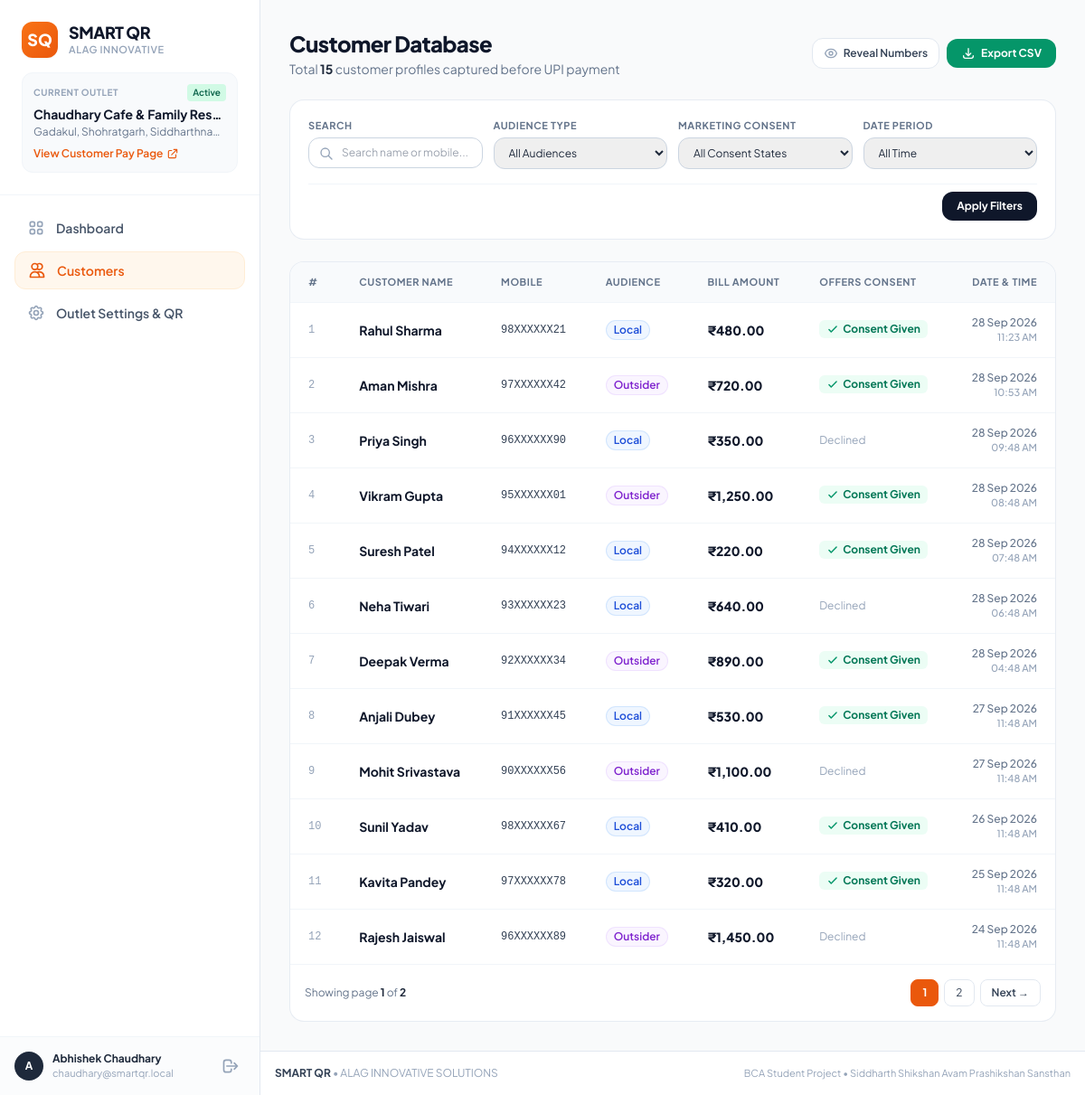
The page /admin/customers.php (signed in) on the database its author committed.
### tables this page shows
CREATE TABLE `restaurants` (
  `id` INT AUTO_INCREMENT PRIMARY KEY,
  `name` VARCHAR(150) NOT NULL,
  `slug` VARCHAR(100) NOT NULL UNIQUE,
  `logo` VARCHAR(255) NULL,
  `address` TEXT NOT NULL,
  `phone` VARCHAR(20) NOT NULL,
  `upi_id` VARCHAR(100) NOT NULL,
  `description` TEXT NULL,
  `created_at` DATETIME DEFAULT CURRENT_TIMESTAMP,
  `updated_at` DATETIME DEFAULT CURRENT_TIMESTAMP ON UPDATE CURRENT_TIMESTAMP,
  INDEX `idx_restaurant_slug` (`slug`)
);

CREATE TABLE `customers` (
  `id` INT AUTO_INCREMENT PRIMARY KEY,
  `restaurant_id` INT NOT NULL,
  `name` VARCHAR(100) NOT NULL,
  `mobile` VARCHAR(15) NOT NULL,
  `customer_type` ENUM('Local', 'Outsider') NOT NULL DEFAULT 'Local',
  `bill_amount` DECIMAL(10, 2) NOT NULL,
  `marketing_consent` TINYINT(1) NOT NULL DEFAULT 0,
  `created_at` DATETIME DEFAULT CURRENT_TIMESTAMP,
  INDEX `idx_customer_restaurant` (`restaurant_id`),
  INDEX `idx_customer_mobile` (`mobile`),
  INDEX `idx_customer_created_at` (`created_at`),
  INDEX `idx_customer_type` (`customer_type`),
  CONSTRAINT `fk_customers_restaurant`
    FOREIGN KEY (`restaurant_id`) REFERENCES `restaurants` (`id`)
    ON DELETE CASCADE ON UPDATE CASCADE
);

### admin/customers.php (the view, shortened to what the rows shown need)
<?php
require_once __DIR__ . '/../includes/auth_check.php';
require_once __DIR__ . '/../includes/header.php';
$restaurantId = (int)$currentRestaurant['id'];
$db = get_db();
$page      = max(1, (int)($_GET['page'] ?? 1));
$perPage   = 12;
$where = ["restaurant_id = ?"];
$params = [$restaurantId];
$whereClause = implode(" AND ", $where);
$offset = ($page - 1) * $perPage;
$dataSql = "SELECT * FROM customers WHERE {$whereClause} ORDER BY created_at DESC LIMIT {$perPage} OFFSET {$offset}";
$dataStmt = $db->prepare($dataSql);
$dataStmt->execute($params);
$customers = $dataStmt->fetchAll();
?>
<div class="p-4 sm:p-6 lg:p-8 max-w-7xl w-full mx-auto space-y-6">
    <div class="flex flex-col sm:flex-row sm:items-center justify-between gap-4">
        <div>
            <h1 class="text-xl sm:text-2xl font-black text-slate-900 tracking-tight">Customer Database</h1>
        </div>
    </div>
    <div class="bg-white rounded-2xl border border-slate-200/80 shadow-xs overflow-hidden">
        <?php if (empty($customers)): ?>
        <div class="p-12 text-center text-slate-400">
            <svg class="w-12 h-12 mx-auto text-slate-300 mb-3" fill="none" stroke="currentColor" viewBox="0 0 24 24"><path stroke-linecap="round" stroke-linejoin="round" stroke-width="1.5" d="M19 11H5m14 0a2 2 0 012 2v6a2 2 0 01-2 2H5a2 2 0 01-2-2v-6a2 2 0 012-2m14 0V9a2 2 0 00-2-2M5 11V9a2 2 0 012-2m0 0V5a2 2 0 012-2h6a2 2 0 012 2v2M7 7h10"/></svg>
            <h3 class="text-sm font-bold text-slate-700 mb-1">No customers match your criteria</h3>
            <p class="text-xs text-slate-500 mb-4">Try clearing or adjusting your search filters.</p>
            <a href="customers.php" class="text-xs font-bold text-brand-600 hover:underline">Reset all filters</a>
        </div>
        <?php else: ?>
        <div class="hidden md:block overflow-x-auto">
            <table class="w-full text-left text-sm text-slate-600">
                <thead class="bg-slate-50 text-[11px] font-bold text-slate-500 uppercase tracking-wider border-b border-slate-100">
                    <tr>
                        <th class="py-3 px-5">#</th>
                        <th class="py-3 px-5">Customer Name</th>
                        <th class="py-3 px-5">Mobile</th>
                        <th class="py-3 px-5">Audience</th>
                        <th class="py-3 px-5">Bill Amount</th>
                        <th class="py-3 px-5">Offers Consent</th>
                        <th class="py-3 px-5 text-right">Date &amp; Time</th>
                    </tr>
                </thead>
                <tbody class="divide-y divide-slate-100">
                    <?php foreach ($customers as $idx => $c): ?>
                    <tr class="hover:bg-slate-50/60 transition">
                        <td class="py-3.5 px-5 text-xs text-slate-400 font-mono">
                            <?= $offset + $idx + 1 ?>
                        </td>
                        <td class="py-3.5 px-5 font-bold text-slate-900">
                            <?= e($c['name']) ?>
                        </td>
                        <td class="py-3.5 px-5 font-mono text-xs text-slate-700">
                            <span class="customer-phone" data-masked="<?= e(mask_mobile($c['mobile'])) ?>" data-full="<?= e($c['mobile']) ?>">
                                <?= e(mask_mobile($c['mobile'])) ?>
                            </span>
                        </td>
                        <td class="py-3.5 px-5">
                            <?php if ($c['customer_type'] === 'Local'): ?>
                            <span class="inline-flex items-center px-2 py-0.5 rounded-full text-xs font-semibold bg-blue-50 text-blue-700 border border-blue-200/60">
                                Local
                            </span>
                            <?php else: ?>
                            <span class="inline-flex items-center px-2 py-0.5 rounded-full text-xs font-semibold bg-purple-50 text-purple-700 border border-purple-200/60">
                                Outsider
                            </span>
                            <?php endif; ?>
                        </td>
                        <td class="py-3.5 px-5 font-black text-slate-900">
                            <?= format_currency($c['bill_amount']) ?>
                        </td>
                        <td class="py-3.5 px-5 text-xs">
                            <?php if ($c['marketing_consent']): ?>
                            <span class="inline-flex items-center gap-1 text-emerald-700 font-bold bg-emerald-50 px-2 py-0.5 rounded-md">
                                <svg class="w-3.5 h-3.5 text-emerald-600" fill="none" stroke="currentColor" viewBox="0 0 24 24"><path stroke-linecap="round" stroke-linejoin="round" stroke-width="2.5" d="M5 13l4 4L19 7"/></svg>
                                <span>Consent Given</span>
                            </span>
                            <?php else: ?>
                            <span class="text-slate-400 text-xs">Declined</span>
                            <?php endif; ?>
                        </td>
                        <td class="py-3.5 px-5 text-right text-xs text-slate-500 font-medium">
                            <div><?= date('d M Y', strtotime($c['created_at'])) ?></div>
                            <div class="text-[11px] text-slate-400"><?= date('h:i A', strtotime($c['created_at'])) ?></div>
                        </td>
                    </tr>
                    <?php endforeach; ?>
                </tbody>
            </table>
        </div>
        <?php endif; ?>
    </div>
</div>
<?php require_once __DIR__ . '/../includes/footer.php'; ?>

### includes/header.php (shortened to what the rows shown need)
<?php
require_once __DIR__ . '/functions.php';
?>
<!DOCTYPE html>
<html lang="en" class="h-full bg-gray-50">
<head>
    <script src="https://cdn.tailwindcss.com"></script>
</head>
<body class="h-full text-slate-800 antialiased flex flex-col md:flex-row pb-16 md:pb-0">
    <aside class="hidden md:flex md:w-64 lg:w-72 flex-col bg-white border-r border-slate-200 shrink-0 min-h-screen">
        <div class="p-6 border-b border-slate-100">
            <div class="flex items-center space-x-3">
                <div>
                    <h1 class="text-lg font-black tracking-tight text-slate-900 leading-tight">SMART QR</h1>
                </div>
            </div>
            <?php if (!empty($currentRestaurant)): ?>
            <div class="mt-4 p-3 bg-slate-50 border border-slate-100 rounded-xl">
                <div class="flex items-center justify-between">
                    <span class="text-[10px] font-bold uppercase tracking-wider text-slate-400">Current Outlet</span>
                    <span class="inline-flex items-center px-1.5 py-0.5 rounded text-[10px] font-semibold bg-emerald-100 text-emerald-800">Active</span>
                </div>
                <div class="font-bold text-slate-900 text-sm truncate mt-1" title="<?= e($currentRestaurant['name']) ?>">
                    <?= e($currentRestaurant['name']) ?>
                </div>
                <div class="text-xs text-slate-500 truncate mt-0.5" title="<?= e($currentRestaurant['address']) ?>">
                    <?= e($currentRestaurant['address']) ?>
                </div>
                <a href="<?= BASE_URL ?>/pay.php?slug=<?= urlencode($currentRestaurant['slug']) ?>" target="_blank" class="mt-2 text-xs font-semibold text-brand-600 hover:text-brand-700 flex items-center gap-1">
                    <span>View Customer Pay Page</span>
                    <svg class="w-3.5 h-3.5" fill="none" stroke="currentColor" viewBox="0 0 24 24"><path stroke-linecap="round" stroke-linejoin="round" stroke-width="2" d="M10 6H6a2 2 0 00-2 2v10a2 2 0 002 2h10a2 2 0 002-2v-4M14 4h6m0 0v6m0-6L10 14"/></svg>
                </a>
            </div>
            <?php endif; ?>
        </div>
    </aside>
    <main class="flex-1 flex flex-col min-w-0 overflow-y-auto">

### rows shown on the page
restaurants: name "Chaudhary Cafe & Family Res…", address "Gadakul, Shohratgarh, Siddharthna…"
customers: idx "1", name "Rahul Sharma", mobile "98XXXXXX21", customer_type "Local", bill_amount "₹480.00", marketing_consent 1 (drawn), created_at "28 Sep 2026", created_at "11:23 AM"
customers: idx "2", name "Aman Mishra", mobile "97XXXXXX42", customer_type "Outsider", bill_amount "₹720.00", marketing_consent 1 (drawn), created_at "28 Sep 2026", created_at "10:53 AM"
customers: idx "3", name "Priya Singh", mobile "96XXXXXX90", customer_type "Local", bill_amount "₹350.00", marketing_consent "Declined", created_at "28 Sep 2026", created_at "09:48 AM"
customers: idx "4", name "Vikram Gupta", mobile "95XXXXXX01", customer_type "Outsider", bill_amount "₹1,250.00", marketing_consent 1 (drawn), created_at "28 Sep 2026", created_at "08:48 AM"
customers: idx "5", name "Suresh Patel", mobile "94XXXXXX12", customer_type "Local", bill_amount "₹220.00", marketing_consent 1 (drawn), created_at "28 Sep 2026", created_at "07:48 AM"
customers: idx "6", name "Neha Tiwari", mobile "93XXXXXX23", customer_type "Local", bill_amount "₹640.00", marketing_consent "Declined", created_at "28 Sep 2026", created_at "06:48 AM"
customers: idx "7", name "Deepak Verma", mobile "92XXXXXX34", customer_type "Outsider", bill_amount "₹890.00", marketing_consent 1 (drawn), created_at "28 Sep 2026", created_at "04:48 AM"
customers: idx "8", name "Anjali Dubey", mobile "91XXXXXX45", customer_type "Local", bill_amount "₹530.00", marketing_consent 1 (drawn), created_at "27 Sep 2026", created_at "11:48 AM"
customers: idx "9", name "Mohit Srivastava", mobile "90XXXXXX56", customer_type "Outsider", bill_amount "₹1,100.00", marketing_consent "Declined", created_at "27 Sep 2026", created_at "11:48 AM"
customers: idx "10", name "Sunil Yadav", mobile "98XXXXXX67", customer_type "Local", bill_amount "₹410.00", marketing_consent 1 (drawn), created_at "26 Sep 2026", created_at "11:48 AM"
customers: idx "11", name "Kavita Pandey", mobile "97XXXXXX78", customer_type "Local", bill_amount "₹320.00", marketing_consent 1 (drawn), created_at "25 Sep 2026", created_at "11:48 AM"
customers: idx "12", name "Rajesh Jaiswal", mobile "96XXXXXX89", customer_type "Outsider", bill_amount "₹1,450.00", marketing_consent "Declined", created_at "24 Sep 2026", created_at "11:48 AM"

### other values the page prints
substr($currentAdmin['name'] ?? 'A', 0, 1) "A"
$currentAdmin['name'] "Abhishek Chaudhary"
$currentAdmin['email'] "chaudhary@smartqr.local"
$totalRecords "15"
$page "1"
$totalPages "2"
APP_NAME "SMART QR"
APP_ORG "ALAG INNOVATIVE SOLUTIONS"
